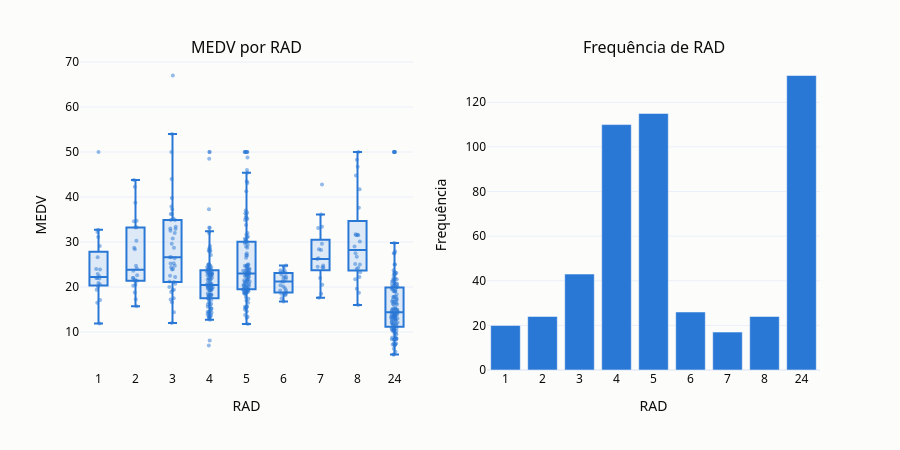

Notebook cell for this chart:
### Code cell
grafico_categoria('RAD', 'MEDV_vs_RAD')

### Figure 1 — Plotly figure (JSON) as saved in the notebook; plotly's stock layout.template omitted (floating-point values rounded to 4 significant figures; data arrays with more than 128 entries replaced by an {"elided": "..."} marker saying what was removed)
{"data": [{"boxpoints": "all", "fillcolor": "rgba(42, 120, 214, 0.15)", "hoveron": "boxes+points", "hovertext": {"elided": "511 str values"}, "jitter": 0.4, "legendgroup": "MEDV", "line": {"color": "#2a78d6"}, "marker": {"color": "#2a78d6", "opacity": 0.5, "size": 4}, "name": "MEDV", "pointpos": 0, "showlegend": true, "type": "box", "x": {"elided": "511 str values"}, "xaxis": "x", "y": {"elided": "511 float values"}, "yaxis": "y"}, {"hovertemplate": "RAD = %{x}<br>Frequência: %{y}<extra></extra>", "legendgroup": "Frequência", "marker": {"color": "#2a78d6"}, "name": "Frequência", "showlegend": true, "type": "bar", "x": ["1", "2", "3", "4", "5", "6", "7", "8", "24"], "xaxis": "x2", "y": [20, 24, 43, 110, 115, 26, 17, 24, 132], "yaxis": "y2"}], "layout": {"annotations": [{"font": {"size": 16}, "showarrow": false, "text": "MEDV por RAD", "x": 0.225, "xanchor": "center", "xref": "paper", "y": 1, "yanchor": "bottom", "yref": "paper"}, {"font": {"size": 16}, "showarrow": false, "text": "Frequência de RAD", "x": 0.775, "xanchor": "center", "xref": "paper", "y": 1, "yanchor": "bottom", "yref": "paper"}], "height": 450, "margin": {"t": 60}, "showlegend": false, "title": {}, "xaxis": {"anchor": "y", "categoryarray": ["1", "2", "3", "4", "5", "6", "7", "8", "24"], "categoryorder": "array", "domain": [0, 0.45], "title": {"text": "RAD"}, "type": "category"}, "xaxis2": {"anchor": "y2", "categoryarray": ["1", "2", "3", "4", "5", "6", "7", "8", "24"], "categoryorder": "array", "domain": [0.55, 1], "title": {"text": "RAD"}, "type": "category"}, "yaxis": {"anchor": "x", "domain": [0, 1], "title": {"text": "MEDV"}}, "yaxis2": {"anchor": "x2", "domain": [0, 1], "title": {"text": "Frequência"}}}}
